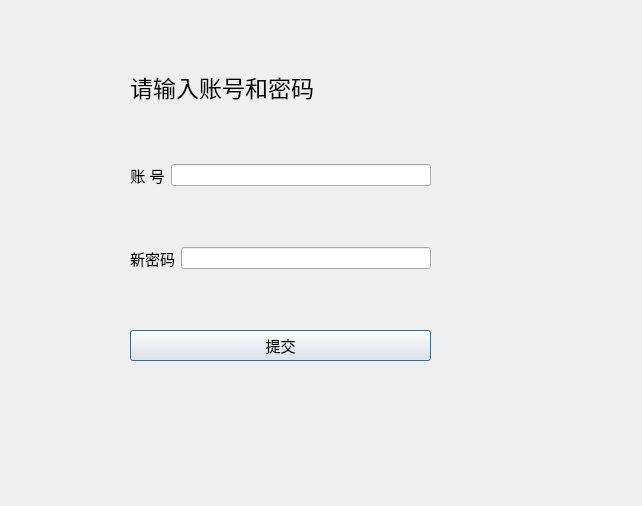
<?xml version="1.0" encoding="UTF-8"?>
<ui version="4.0">
 <class>forgotpasswordDialog</class>
 <widget class="QDialog" name="forgotpasswordDialog">
  <property name="geometry">
   <rect>
    <x>0</x>
    <y>0</y>
    <width>642</width>
    <height>506</height>
   </rect>
  </property>
  <property name="windowTitle">
   <string>重置密码</string>
  </property>
  <widget class="QWidget" name="">
   <property name="geometry">
    <rect>
     <x>130</x>
     <y>70</y>
     <width>301</width>
     <height>291</height>
    </rect>
   </property>
   <layout class="QVBoxLayout" name="verticalLayout">
    <item>
     <widget class="QLabel" name="label">
      <property name="font">
       <font>
        <family>黑体</family>
        <pointsize>17</pointsize>
       </font>
      </property>
      <property name="text">
       <string>请输入账号和密码</string>
      </property>
     </widget>
    </item>
    <item>
     <spacer name="verticalSpacer">
      <property name="orientation">
       <enum>Qt::Vertical</enum>
      </property>
      <property name="sizeHint" stdset="0">
       <size>
        <width>20</width>
        <height>18</height>
       </size>
      </property>
     </spacer>
    </item>
    <item>
     <layout class="QHBoxLayout" name="horizontalLayout">
      <item>
       <widget class="QLabel" name="label_2">
        <property name="font">
         <font>
          <pointsize>11</pointsize>
         </font>
        </property>
        <property name="text">
         <string>账 号</string>
        </property>
        <property name="alignment">
         <set>Qt::AlignCenter</set>
        </property>
       </widget>
      </item>
      <item>
       <widget class="QLineEdit" name="usernameEdit"/>
      </item>
     </layout>
    </item>
    <item>
     <spacer name="verticalSpacer_2">
      <property name="orientation">
       <enum>Qt::Vertical</enum>
      </property>
      <property name="sizeHint" stdset="0">
       <size>
        <width>20</width>
        <height>28</height>
       </size>
      </property>
     </spacer>
    </item>
    <item>
     <layout class="QHBoxLayout" name="horizontalLayout_2">
      <item>
       <widget class="QLabel" name="label_3">
        <property name="font">
         <font>
          <pointsize>11</pointsize>
         </font>
        </property>
        <property name="text">
         <string>新密码</string>
        </property>
        <property name="alignment">
         <set>Qt::AlignCenter</set>
        </property>
       </widget>
      </item>
      <item>
       <widget class="QLineEdit" name="newPasswordEdit">
        <property name="echoMode">
         <enum>QLineEdit::Password</enum>
        </property>
       </widget>
      </item>
     </layout>
    </item>
    <item>
     <spacer name="verticalSpacer_3">
      <property name="orientation">
       <enum>Qt::Vertical</enum>
      </property>
      <property name="sizeHint" stdset="0">
       <size>
        <width>20</width>
        <height>18</height>
       </size>
      </property>
     </spacer>
    </item>
    <item>
     <widget class="QPushButton" name="Submitbtn">
      <property name="font">
       <font>
        <pointsize>11</pointsize>
       </font>
      </property>
      <property name="text">
       <string>提交</string>
      </property>
     </widget>
    </item>
   </layout>
  </widget>
 </widget>
 <resources/>
 <connections/>
</ui>
